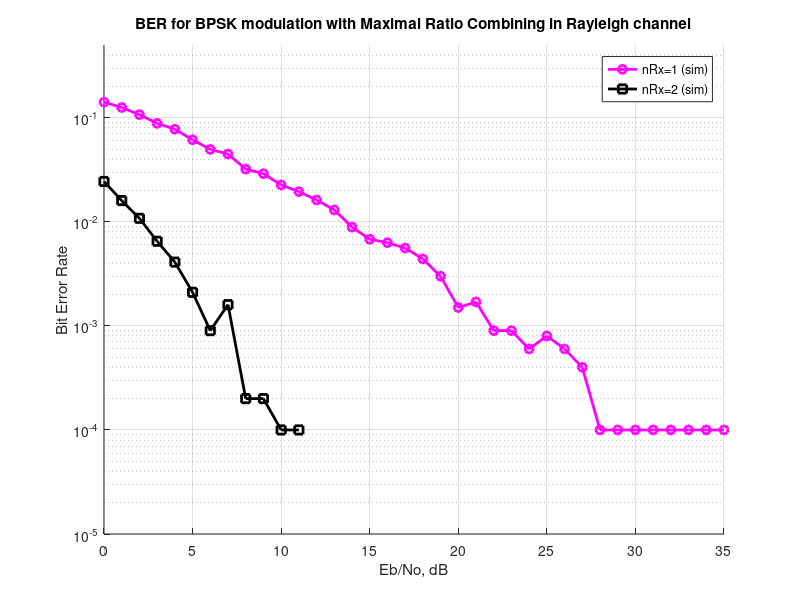

MATLAB code to generate this figure:
%%%%%%%%%%%%%%%%%%%%%%%%%%%%%%%%%%%%%%%%%%%%%%%%%%%%%%%%%%%%
% All rights reserved by Krishna Pillai, http://www.dsplog.com
% The file may not be re-distributed without explicit authorization
% from Krishna Pillai.
% Checked for proper operation with Octave Version 3.0.0
% Author        : Krishna Pillai
% Email         : krishna@dsplog.com
% Version       : 1.0
% Date          : 6th September 2008
% %%%%%%%%%%%%%%%%%%%%%%%%%%%%%%%%%%%%%%%%%%%%%%%%%%%%%%%%%

% Script for computing the BER for BPSK modulation in a
% Rayleigh fading channel with Maximal Ratio Combining

clear
N = 10^4; % number of bits or symbols

% Transmitter
ip = rand(1,N)>0.5; % generating 0,1 with equal probability
s = 2*ip-1; % BPSK modulation 0 -> -1; 1 -> 0

nRx =  [1 3];
Eb_N0_dB = [0:35]; % multiple Eb/N0 values
EbN0Lin = 10.^(Eb_N0_dB/10);
for jj = 1:length(nRx)

    for ii = 1:length(Eb_N0_dB)

        n = 1/sqrt(2)*[randn(nRx(jj),N) + j*randn(nRx(jj),N)]; % white gaussian noise, 0dB variance
        h = 1/sqrt(2)*[randn(nRx(jj),N) + j*randn(nRx(jj),N)]; % Rayleigh channel

        % Channel and noise Noise addition
        sD = kron(ones(nRx(jj),1),s)
        y = h.*sD + 10^(-Eb_N0_dB(ii)/20)*n;

        % equalization maximal ratio combining 
        yHat =  sum(conj(h).*y,1)./sum(h.*conj(h),1); 

        % receiver - hard decision decoding
        ipHat = real(yHat)>0;

        % counting the errors
        nErr(jj,ii) = size(find([ip- ipHat]),2);

    end

end

simBer = nErr/N; % simulated ber



close all
figure

hold on
semilogy(Eb_N0_dB,simBer(1,:),'mo-','LineWidth',2);

semilogy(Eb_N0_dB,simBer(2,:),'ks-','LineWidth',2);
axis([0 35 10^-5 0.5])
grid on
legend( 'nRx=1 (sim)',  'nRx=2 (sim)');
xlabel('Eb/No, dB');
ylabel('Bit Error Rate');
title('BER for BPSK modulation with Maximal Ratio Combining in Rayleigh channel');


